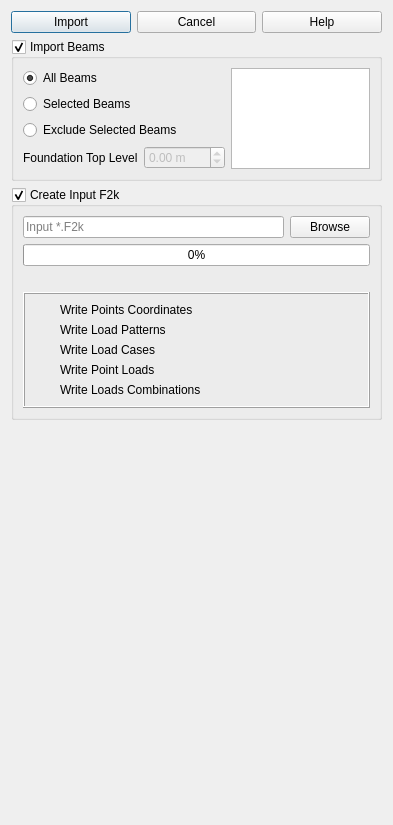
<?xml version="1.0" encoding="UTF-8"?>
<ui version="4.0">
 <class>Dialog</class>
 <widget class="QDialog" name="Dialog">
  <property name="geometry">
   <rect>
    <x>0</x>
    <y>0</y>
    <width>393</width>
    <height>825</height>
   </rect>
  </property>
  <property name="windowTitle">
   <string>Import Information From ETABS</string>
  </property>
  <property name="windowIcon">
   <iconset>
    <normaloff>:/osafe_images/etabs.png</normaloff>:/osafe_images/etabs.png</iconset>
  </property>
  <layout class="QVBoxLayout" name="verticalLayout_2">
   <item>
    <layout class="QHBoxLayout" name="horizontalLayout_2">
     <item>
      <widget class="QPushButton" name="import_data">
       <property name="text">
        <string>Import</string>
       </property>
       <property name="icon">
        <iconset resource="../osafe_py_widgets/resource.qrc">
         <normaloff>:/safe/osafe_images/etabs.png</normaloff>:/safe/osafe_images/etabs.png</iconset>
       </property>
       <property name="iconSize">
        <size>
         <width>40</width>
         <height>40</height>
        </size>
       </property>
      </widget>
     </item>
     <item>
      <widget class="QPushButton" name="cancel_pushbutton">
       <property name="text">
        <string>Cancel</string>
       </property>
       <property name="icon">
        <iconset resource="../osafe_py_widgets/resource.qrc">
         <normaloff>:/safe/osafe_images/cancel.png</normaloff>:/safe/osafe_images/cancel.png</iconset>
       </property>
       <property name="iconSize">
        <size>
         <width>40</width>
         <height>40</height>
        </size>
       </property>
       <property name="shortcut">
        <string/>
       </property>
      </widget>
     </item>
     <item>
      <widget class="QPushButton" name="help">
       <property name="text">
        <string>Help</string>
       </property>
       <property name="icon">
        <iconset resource="../osafe_py_widgets/resource.qrc">
         <normaloff>:/safe/osafe_images/help.png</normaloff>:/safe/osafe_images/help.png</iconset>
       </property>
       <property name="iconSize">
        <size>
         <width>40</width>
         <height>40</height>
        </size>
       </property>
       <property name="shortcut">
        <string/>
       </property>
      </widget>
     </item>
    </layout>
   </item>
   <item>
    <widget class="QGroupBox" name="beams_group">
     <property name="title">
      <string>Import Beams</string>
     </property>
     <property name="flat">
      <bool>false</bool>
     </property>
     <property name="checkable">
      <bool>true</bool>
     </property>
     <layout class="QGridLayout" name="gridLayout_3">
      <item row="0" column="0">
       <widget class="QRadioButton" name="all_beams">
        <property name="text">
         <string>All Beams</string>
        </property>
        <property name="checked">
         <bool>true</bool>
        </property>
       </widget>
      </item>
      <item row="0" column="1" rowspan="4">
       <widget class="QListWidget" name="levels_list">
        <property name="selectionMode">
         <enum>QAbstractItemView::NoSelection</enum>
        </property>
       </widget>
      </item>
      <item row="1" column="0">
       <widget class="QRadioButton" name="selected_beams">
        <property name="text">
         <string>Selected Beams</string>
        </property>
        <property name="checked">
         <bool>false</bool>
        </property>
       </widget>
      </item>
      <item row="2" column="0">
       <widget class="QRadioButton" name="exclude_selected_beams">
        <property name="text">
         <string>Exclude Selected Beams</string>
        </property>
       </widget>
      </item>
      <item row="3" column="0">
       <layout class="QGridLayout" name="gridLayout">
        <item row="0" column="0">
         <widget class="QLabel" name="label_4">
          <property name="text">
           <string>Foundation Top Level</string>
          </property>
         </widget>
        </item>
        <item row="0" column="1">
         <widget class="QDoubleSpinBox" name="foundation_level">
          <property name="enabled">
           <bool>false</bool>
          </property>
          <property name="suffix">
           <string> m</string>
          </property>
          <property name="decimals">
           <number>2</number>
          </property>
          <property name="minimum">
           <double>-100.000000000000000</double>
          </property>
          <property name="maximum">
           <double>100.000000000000000</double>
          </property>
          <property name="value">
           <double>0.000000000000000</double>
          </property>
         </widget>
        </item>
       </layout>
      </item>
     </layout>
    </widget>
   </item>
   <item>
    <widget class="QGroupBox" name="f2k_groupbox">
     <property name="enabled">
      <bool>true</bool>
     </property>
     <property name="title">
      <string>Create Input F2k</string>
     </property>
     <property name="flat">
      <bool>false</bool>
     </property>
     <property name="checkable">
      <bool>true</bool>
     </property>
     <property name="checked">
      <bool>true</bool>
     </property>
     <layout class="QVBoxLayout" name="verticalLayout">
      <item>
       <layout class="QHBoxLayout" name="horizontalLayout">
        <item>
         <widget class="QLineEdit" name="filename">
          <property name="inputMask">
           <string/>
          </property>
          <property name="text">
           <string/>
          </property>
          <property name="placeholderText">
           <string>Input *.F2k </string>
          </property>
         </widget>
        </item>
        <item>
         <widget class="QPushButton" name="browse">
          <property name="text">
           <string>Browse</string>
          </property>
         </widget>
        </item>
       </layout>
      </item>
      <item>
       <widget class="QProgressBar" name="progressbar">
        <property name="value">
         <number>0</number>
        </property>
       </widget>
      </item>
      <item>
       <widget class="QLabel" name="result_label">
        <property name="text">
         <string/>
        </property>
       </widget>
      </item>
      <item>
       <widget class="QFrame" name="frame_3">
        <property name="frameShape">
         <enum>QFrame::Box</enum>
        </property>
        <property name="frameShadow">
         <enum>QFrame::Raised</enum>
        </property>
        <layout class="QGridLayout" name="gridLayout_2">
         <item row="6" column="1">
          <widget class="QLabel" name="label_15">
           <property name="text">
            <string>Write Loads Combinations</string>
           </property>
          </widget>
         </item>
         <item row="6" column="0">
          <widget class="QLabel" name="five">
           <property name="maximumSize">
            <size>
             <width>20</width>
             <height>20</height>
            </size>
           </property>
           <property name="font">
            <font>
             <pointsize>8</pointsize>
            </font>
           </property>
           <property name="text">
            <string/>
           </property>
           <property name="pixmap">
            <pixmap resource="../osafe_py_widgets/resource.qrc">:/safe/osafe_images/cancel.png</pixmap>
           </property>
           <property name="scaledContents">
            <bool>true</bool>
           </property>
          </widget>
         </item>
         <item row="3" column="0">
          <widget class="QLabel" name="three">
           <property name="maximumSize">
            <size>
             <width>20</width>
             <height>20</height>
            </size>
           </property>
           <property name="font">
            <font>
             <pointsize>8</pointsize>
            </font>
           </property>
           <property name="text">
            <string/>
           </property>
           <property name="pixmap">
            <pixmap resource="../osafe_py_widgets/resource.qrc">:/safe/osafe_images/cancel.png</pixmap>
           </property>
           <property name="scaledContents">
            <bool>true</bool>
           </property>
          </widget>
         </item>
         <item row="4" column="0">
          <widget class="QLabel" name="four">
           <property name="maximumSize">
            <size>
             <width>20</width>
             <height>20</height>
            </size>
           </property>
           <property name="font">
            <font>
             <pointsize>8</pointsize>
            </font>
           </property>
           <property name="text">
            <string/>
           </property>
           <property name="pixmap">
            <pixmap resource="../osafe_py_widgets/resource.qrc">:/safe/osafe_images/cancel.png</pixmap>
           </property>
           <property name="scaledContents">
            <bool>true</bool>
           </property>
          </widget>
         </item>
         <item row="4" column="1">
          <widget class="QLabel" name="label_13">
           <property name="text">
            <string>Write Point Loads</string>
           </property>
          </widget>
         </item>
         <item row="3" column="1">
          <widget class="QLabel" name="label_12">
           <property name="text">
            <string>Write Load Cases</string>
           </property>
          </widget>
         </item>
         <item row="2" column="0">
          <widget class="QLabel" name="two">
           <property name="maximumSize">
            <size>
             <width>20</width>
             <height>20</height>
            </size>
           </property>
           <property name="font">
            <font>
             <pointsize>8</pointsize>
            </font>
           </property>
           <property name="text">
            <string/>
           </property>
           <property name="pixmap">
            <pixmap resource="../osafe_py_widgets/resource.qrc">:/safe/osafe_images/cancel.png</pixmap>
           </property>
           <property name="scaledContents">
            <bool>true</bool>
           </property>
          </widget>
         </item>
         <item row="1" column="1">
          <widget class="QLabel" name="label_14">
           <property name="text">
            <string>Write Points Coordinates</string>
           </property>
          </widget>
         </item>
         <item row="2" column="1">
          <widget class="QLabel" name="label_11">
           <property name="text">
            <string>Write Load Patterns</string>
           </property>
          </widget>
         </item>
         <item row="1" column="0">
          <widget class="QLabel" name="one">
           <property name="maximumSize">
            <size>
             <width>20</width>
             <height>20</height>
            </size>
           </property>
           <property name="font">
            <font>
             <pointsize>8</pointsize>
            </font>
           </property>
           <property name="text">
            <string/>
           </property>
           <property name="pixmap">
            <pixmap resource="../osafe_py_widgets/resource.qrc">:/safe/osafe_images/cancel.png</pixmap>
           </property>
           <property name="scaledContents">
            <bool>true</bool>
           </property>
          </widget>
         </item>
        </layout>
       </widget>
      </item>
     </layout>
    </widget>
   </item>
   <item>
    <spacer name="verticalSpacer">
     <property name="orientation">
      <enum>Qt::Vertical</enum>
     </property>
     <property name="sizeHint" stdset="0">
      <size>
       <width>20</width>
       <height>1</height>
      </size>
     </property>
    </spacer>
   </item>
  </layout>
 </widget>
 <resources>
  <include location="../osafe_py_widgets/resource.qrc"/>
  <include location="../osafe_py_widget/resource.qrc"/>
 </resources>
 <connections/>
</ui>
